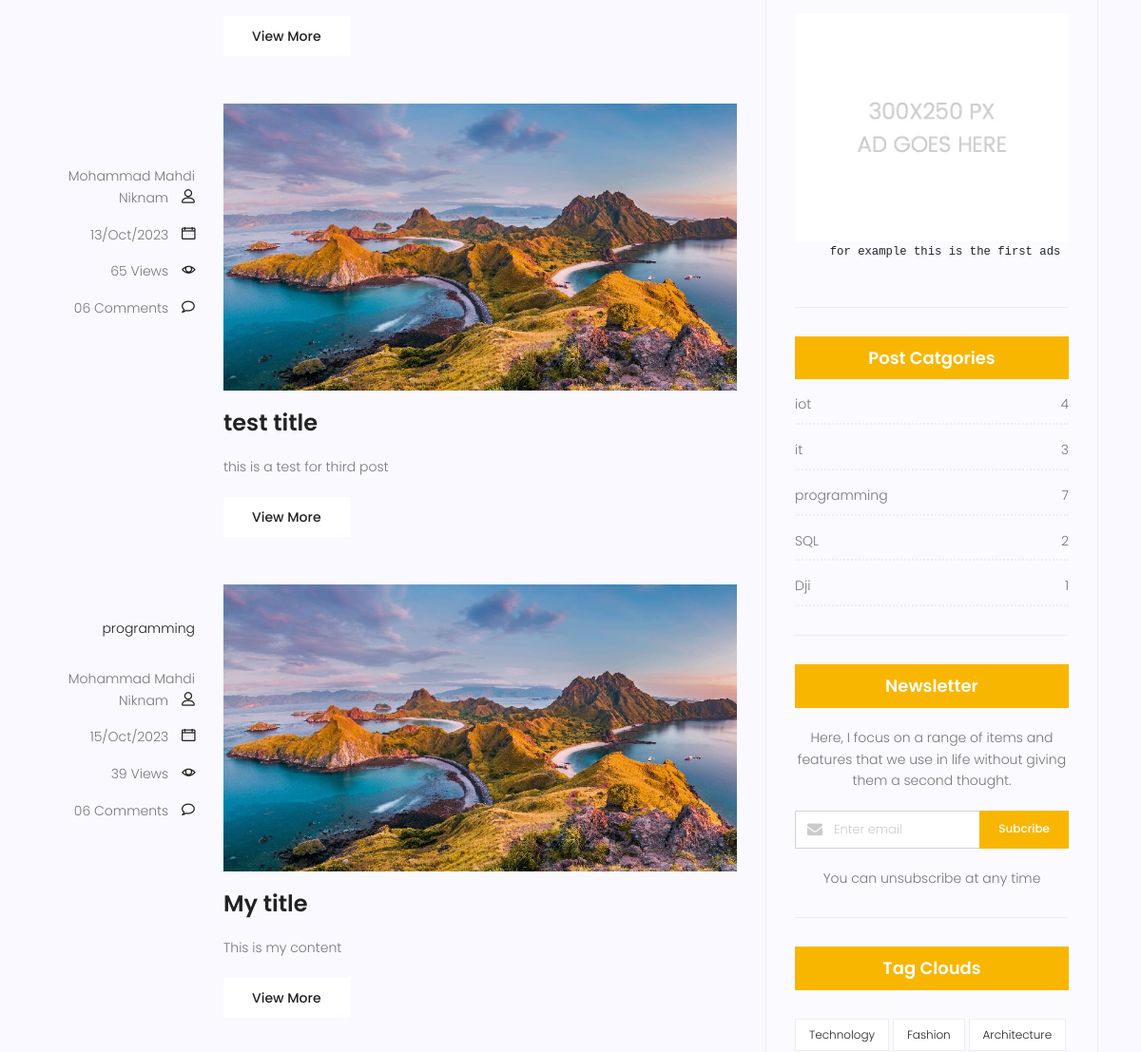
The page /blog/author/admin (middle part) on the database as committed earlier.
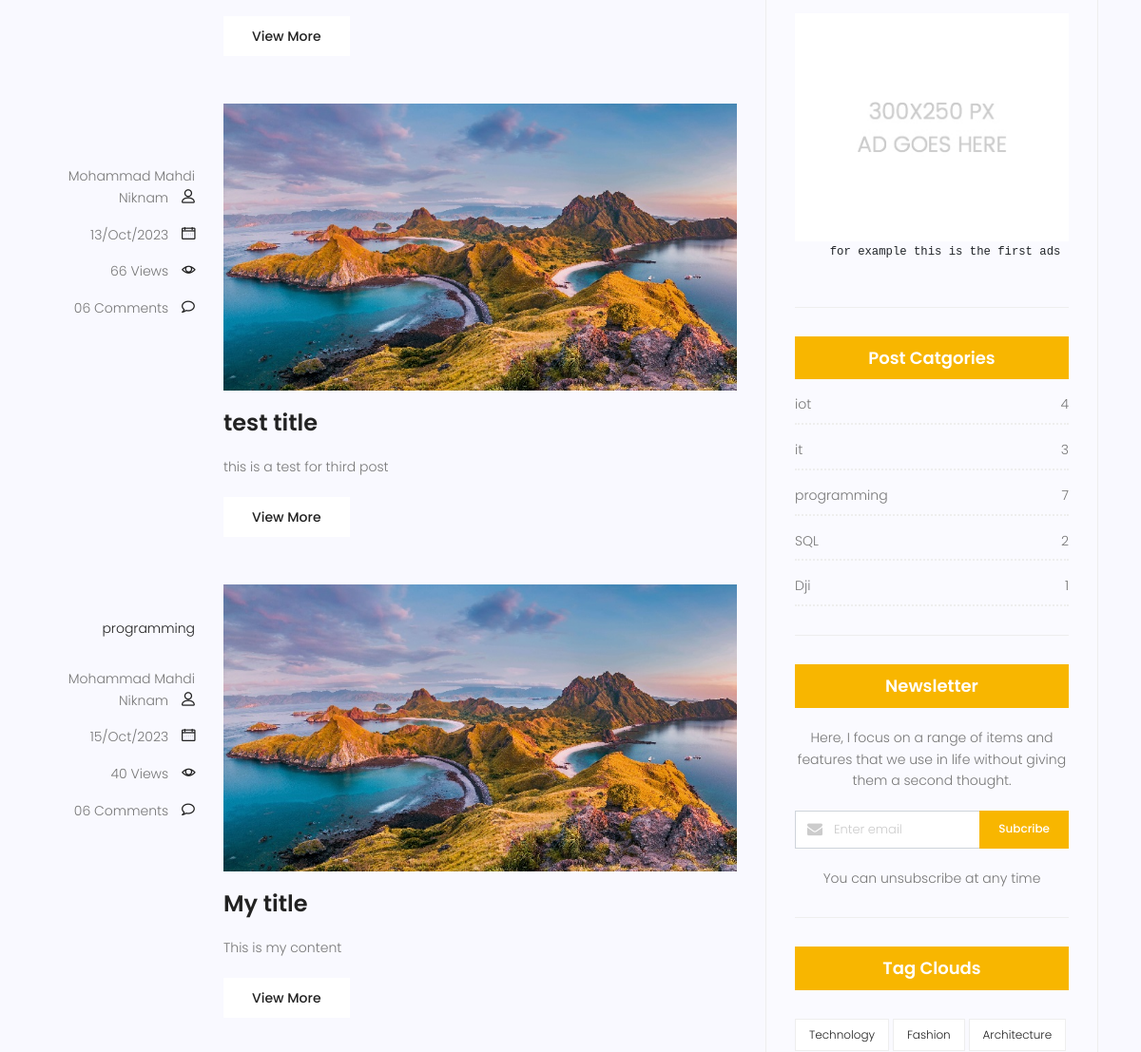
The same page on the database as committed later.
### blog/models.py (models this page shows, shortened)
class Post(models.Model) :
    image = models.ImageField(upload_to='blog/', default='blog/default.jpg')
    author = models.ForeignKey(User, on_delete=models.SET_NULL, null=True) # on_delete=models.CASCADE
    title = models.CharField(max_length=255)
    content = models.TextField()
    category = models.ManyToManyField(Category)
    counted_views = models.IntegerField(default=0)
    status = models.BooleanField(default=False)
    published_date = models.DateTimeField(null=True) #(خودمون تعریفش میکنیم کی پابلیش بشه)
    created_date = models.DateTimeField(auto_now_add=True)
    updated_date = models.DateTimeField(auto_now=True)
    class Meta :
        ordering = ['-published_date']
    def snippets (self) :
        l = self.content.split()
        l = l[:35]
        return ' '.join(l) + ' ...'

### blog/views.py (the view)
# urls.py: path('', blog_view, name='index'),
def blog_view(request, **kwargs):
    now = timezone.now()
    posts = Post.objects.filter(status=1).exclude(published_date__gt=now)
    if kwargs.get('cat_name') is not None:
        posts = posts.filter(category__name=kwargs['cat_name'])
    if kwargs.get('author_username') != None:
        posts = posts.filter(author__username=kwargs['author_username'])
    posts = Paginator(posts, 4)
    try :
        page_number = request.GET.get('page')
        posts = posts.get_page(page_number)
    except PageNotAnInteger :
        posts = posts.get_page(1)
    except EmptyPage:
        posts = posts.get_page(1)
    context = {'posts': posts}
    return render(request, 'blog/blog-home.html', context)

### blog/models.py (called while the page is built)
    def __str__(self) :
        return self.name

### blog/templatetags/blog_tags.py (called while the page is built)
@register.inclusion_tag('blog/blog-popular-post.html')
def latestposts(arg=3):
    posts = Post.objects.filter(status=1).order_by('-published_date')[:arg]
    return {'posts':posts}

@register.inclusion_tag('blog/blog-post-categories.html')
def postcategories():
    posts = Post.objects.filter(status=1)
    category = Category.objects.all()
    cat_dict = {}
    for name in category:
        cat_dict[name] = posts.filter(category=name).count()
    return {'categories':cat_dict}

### templates/blog/blog-home.html (shortened to what this page needs)
{% extends "base.html" %}
{% load blog_tags %}
{% load static %}
{% block content %}
<section class="post-content-area">
	<div class="container">
		<div class="row">
			<div class="col-lg-8 posts-list">
				{%for post in posts %}
				<div class="single-post row">
					<div class="col-lg-3  col-md-3 meta-details">
						<ul class="tags">
							{% for cat in post.category.all %}
							<li><a href="{% url 'blog:category' cat_name=cat.name %}">{{cat.name}}</a></li>{% if not forloop.last %}, {% endif %}
							{% endfor %}
						</ul>
						<div class="user-details row">
							<p class="user-name col-lg-12 col-md-12 col-6"><a href="{% url 'blog:author' author_username=post.author.username %}">{{post.author.get_full_name}}</a> <span
									class="lnr lnr-user"></span></p>
							<p class="date col-lg-12 col-md-12 col-6"><a href="#">{{post.created_date|date:"d/M/Y"}}</a> <span
									class="lnr lnr-calendar-full"></span></p>
							<p class="view col-lg-12 col-md-12 col-6"><a href="#">{{post.counted_views}} Views</a> <span
									class="lnr lnr-eye"></span></p>
							<p class="comments col-lg-12 col-md-12 col-6"><a href="#">06 Comments</a> <span
									class="lnr lnr-bubble"></span></p>
						</div>
					</div>
					<div class="col-lg-9 col-md-9 ">
						<div class="feature-img">
							<img class="img-fluid" src="{{post.image.url}}" alt="">
						</div>
						<a class="posts-title" href="{% url 'blog:single' pid=post.id %}">
							<h3>{{ post.title }}</h3>
						</a>
						<p class="excert">
							{{ post.content|truncatewords:35 }}
						</p>
						<a href="{% url 'blog:single' pid=post.id %}" class="primary-btn">View More</a>
					</div>
				</div>
				{% endfor %}
			</div>
			<div class="col-lg-4 sidebar-widgets">
				<div class="widget-wrap">
					{% include 'blog/blog-ads.html' %}
					{% postcategories %}
					{% include 'blog/blog-newsletter.html' %}
					{% include 'blog/blog-tags.html' %}
				</div>
			</div>
		</div>
	</div>
</section>
{% endblock %}

Rows that differ between the two databases and show on the page:
changed Post "test title": counted_views "65" → "66"
changed Post "My title": counted_views "39" → "40"
